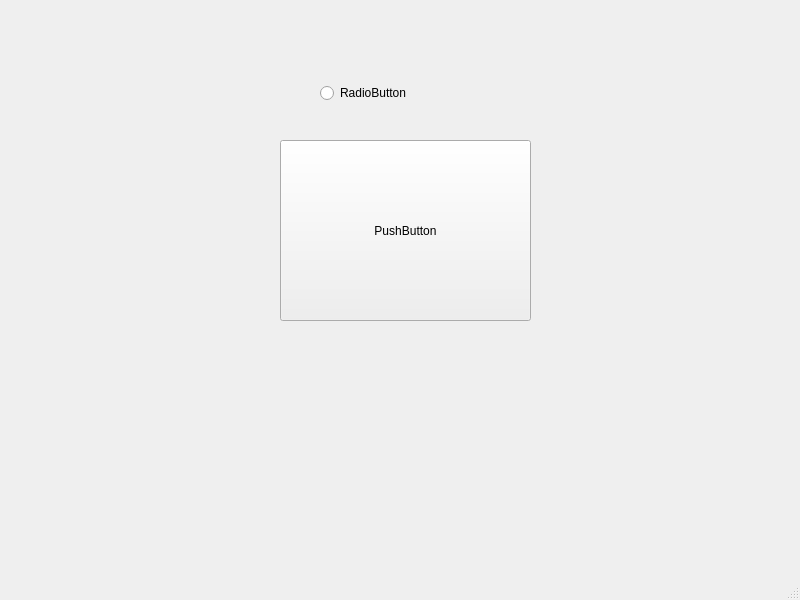
<?xml version="1.0" encoding="UTF-8"?>
<ui version="4.0">
 <class>MainWindow</class>
 <widget class="QMainWindow" name="MainWindow">
  <property name="geometry">
   <rect>
    <x>0</x>
    <y>0</y>
    <width>800</width>
    <height>600</height>
   </rect>
  </property>
  <property name="windowTitle">
   <string>MainWindow</string>
  </property>
  <widget class="QWidget" name="centralwidget">
   <widget class="QPushButton" name="pushButton">
    <property name="geometry">
     <rect>
      <x>280</x>
      <y>140</y>
      <width>251</width>
      <height>181</height>
     </rect>
    </property>
    <property name="text">
     <string>PushButton</string>
    </property>
   </widget>
   <widget class="QRadioButton" name="radioButton">
    <property name="geometry">
     <rect>
      <x>320</x>
      <y>80</y>
      <width>112</width>
      <height>26</height>
     </rect>
    </property>
    <property name="text">
     <string>RadioButton</string>
    </property>
   </widget>
  </widget>
  <widget class="QMenuBar" name="menubar">
   <property name="geometry">
    <rect>
     <x>0</x>
     <y>0</y>
     <width>800</width>
     <height>25</height>
    </rect>
   </property>
  </widget>
  <widget class="QStatusBar" name="statusbar"/>
 </widget>
 <resources/>
 <connections/>
</ui>
